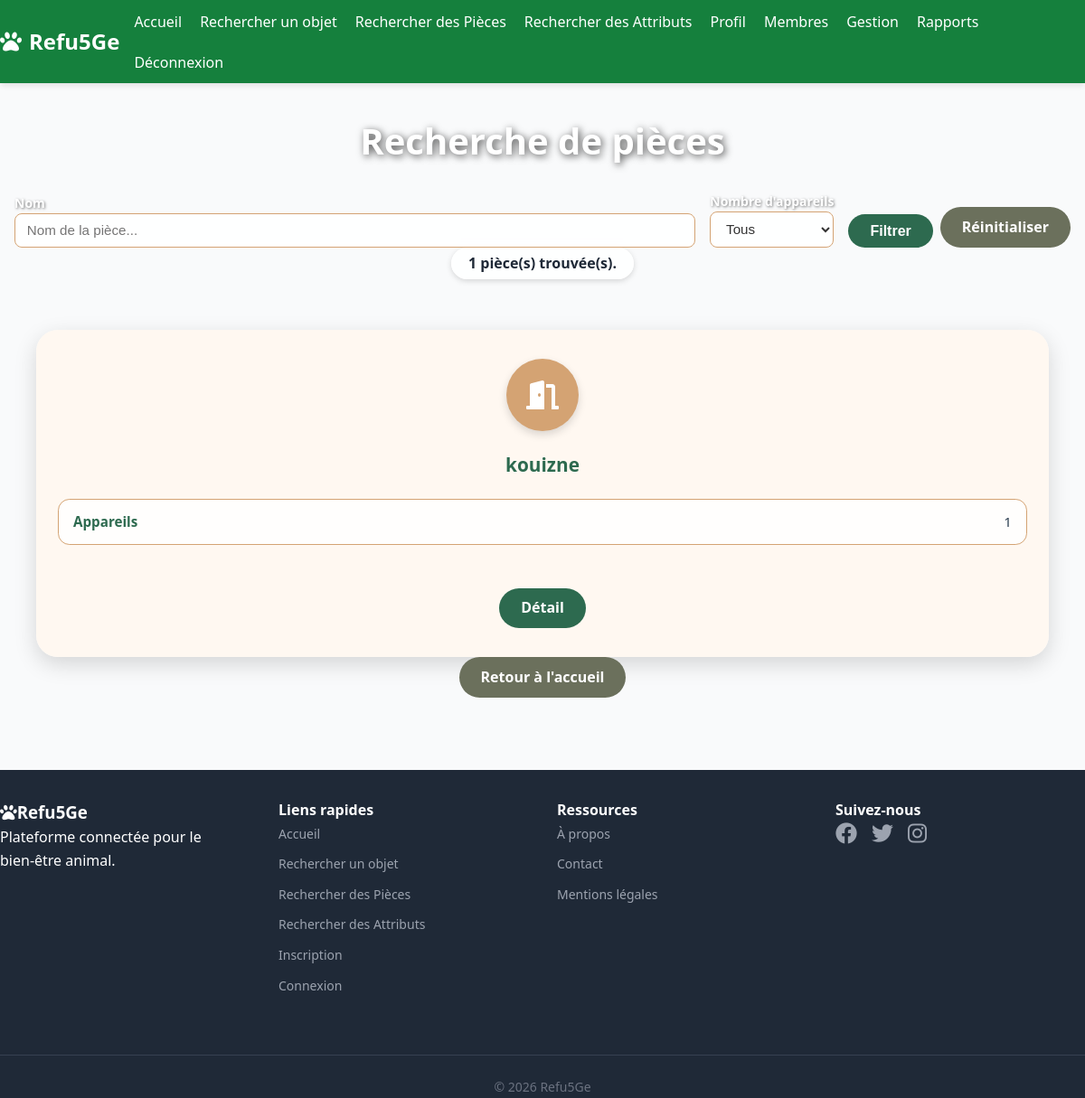
/search/rooms/ (signed in), run on an earlier commit of the app's database.
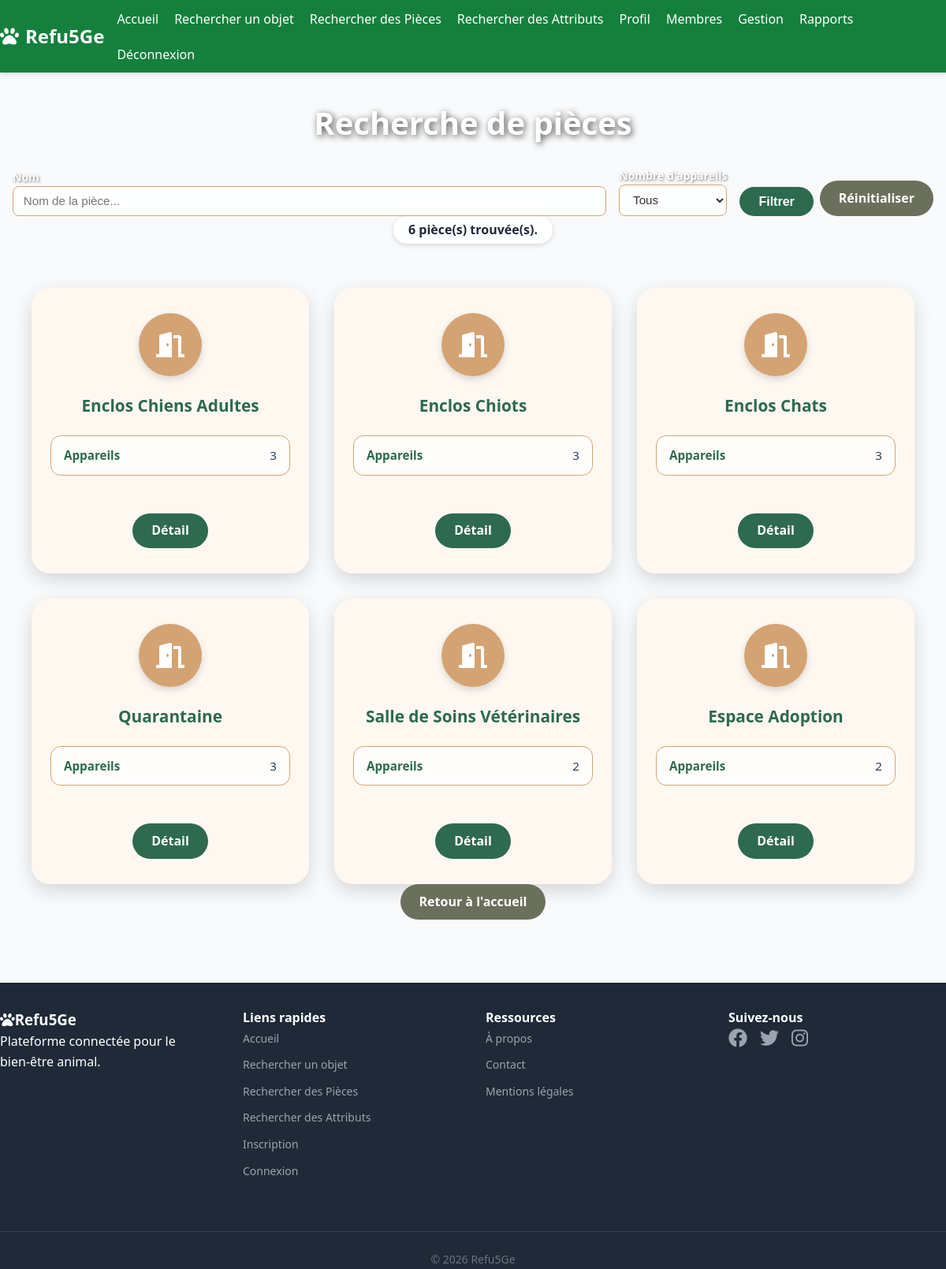
And on a later commit of the database.
### core/models.py (models this page shows, shortened)
class Room(models.Model):
    id = models.AutoField(primary_key=True)
    name = models.CharField(max_length=100, unique=True)

### core/views.py (the view)
# urls.py: path('search/rooms/', views.search_rooms, name='search_rooms'),
@login_required()
def search_rooms(request):
    query = request.GET.get('q', '')
    count = request.GET.get('count', '')
    if request.user.is_authenticated:
        request.user.profile.points += 1
        request.user.profile.save(update_fields=['points'])
        request.user.profile.check_level_up()
    rooms = Room.objects.annotate(num_devices=Count('devices'))
    if query:
        rooms = rooms.filter(name__icontains=query)
    if count == 'low':
        rooms = rooms.filter(num_devices__lt=5)
    elif count == 'mid':
        rooms = rooms.filter(num_devices__gte=5, num_devices__lte=10)
    elif count == 'high':
        rooms = rooms.filter(num_devices__gt=10)
    return render(request, 'core/search_rooms.html', {
        'rooms': rooms,
        'query': query,
    })

### accounts/models.py (called while the page is built)
    def check_level_up(self):
        if self.points >= 20 and self.level != self.MANAGER:
            self.level = self.MANAGER
            self.save(update_fields=['level'])
        elif self.points >= 50 and self.level == self.BASIC:
            self.level = self.ADVANCED
            self.save(update_fields=['level'])

### templates/core/search_rooms.html (shortened to what this page needs)
{% extends "base.html" %}
{% block body_class %}auth-page{% endblock %}
{% block extra_css %}<link rel="stylesheet" href="/static/css/search.css">{% endblock %}
{% block content %}
<div class="auth-content">
    <div class="userlist-container">
        <h1 class="userlist-title">Recherche de pièces</h1>
        <form method="get" class="search-form mb-6">
            <div class="flex flex-col md:flex-row gap-4 justify-center items-end">
                <div class="flex-grow">
                    <label for="q" class="block text-sm font-medium text-white mb-1">Nom</label>
                    <input id="q" type="text" name="q" value="{{ query }}" placeholder="Nom de la pièce..." class="form-control w-full">
                </div>
                <div>
                    <label for="count" class="block text-sm font-medium text-white mb-1">Nombre d'appareils</label>
                    <select id="count" name="count" class="form-control">
                        <option value="">Tous</option>
                    </select>
                </div>
                <div class="flex gap-2 btn-row">
                    <button type="submit" class="btn btn-primary">Filtrer</button>
                    <a href="{% url 'core:search_rooms' %}" class="btn btn-secondary">Réinitialiser</a>
                </div>
            </div>
        </form>
        {% if rooms %}
        <div style="text-align: center;">
            <p class="search-result-count">{{ rooms|length }} pièce(s) trouvée(s).</p>
        </div>
        {% endif %}
        <div class="cards-grid">
            {% for room in rooms %}
                <div class="card">
                    <div class="avatar"><i class="fas fa-door-open"></i></div>
                    <h2>{{ room.name }}</h2>
                    <div class="info-row"><strong>Appareils</strong><span>{{ room.devices.count }}</span></div>
                    <div class="btn-row mt-3">
                        <a href="{% url 'room_detail' room.id %}" class="btn btn-primary btn-sm">Détail</a>
                    </div>
                </div>
            {% empty %}
                <p class="aucun-resultat">Aucune pièce trouvée.</p>
            {% endfor %}
        </div>
        <p class="mt-4 text-center">
            <a href="{% url 'core:home' %}" class="btn btn-secondary">Retour à l'accueil</a>
        </p>
    </div>
</div>
{% endblock %}

What changed in the data, as far as the page shows it:
changed Room: name "kouizne" → "Enclos Chiens Adultes"; devices.count "1" → "3"
added Room: name "Enclos Chiots", devices.count "3"
added Room: name "Enclos Chats", devices.count "3"
added Room: name "Quarantaine", devices.count "3"
added Room: name "Salle de Soins Vétérinaires", devices.count "2"
added Room: name "Espace Adoption", devices.count "2"
Also different on the page:
{{ rooms|length }}: "1" → "6"
